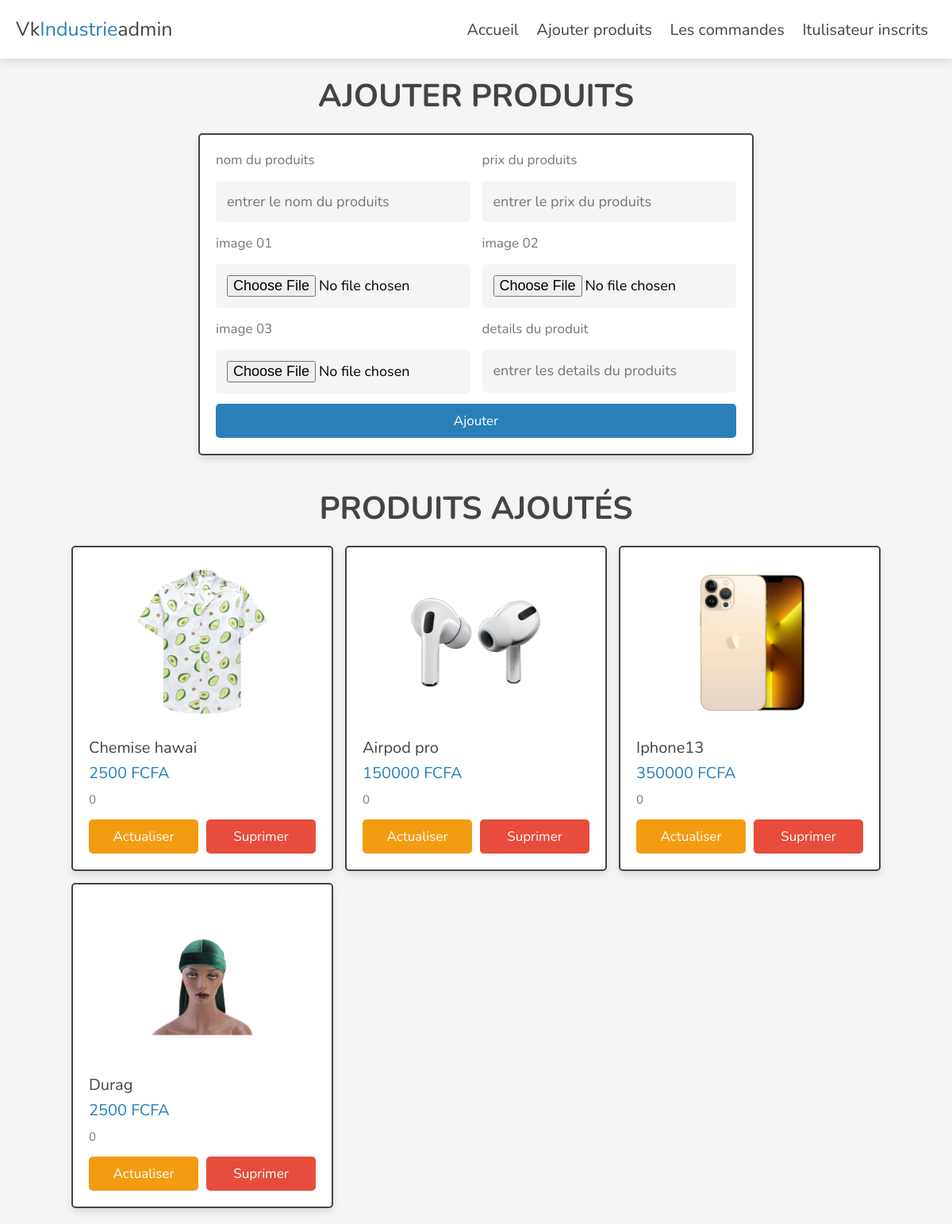
/admin/products.php, run on the app's committed database.
### tables this page shows
CREATE TABLE `products` (
  `id` int(100) NOT NULL,
  `name` varchar(100) NOT NULL,
  `details` int(255) NOT NULL,
  `price` int(10) NOT NULL,
  `image_01` varchar(100) NOT NULL,
  `image_02` varchar(100) NOT NULL,
  `image_03` varchar(100) NOT NULL
);

### admin/products.php (the view, shortened to what this page needs)
<?php
include '../components/connect.php';
?>
<!DOCTYPE html>
<html lang="en">
<head>
   <link rel="stylesheet" href="https://cdnjs.cloudflare.com/ajax/libs/font-awesome/6.1.1/css/all.min.css">
   <link rel="stylesheet" href="../css/admin_style.css">
</head>
<body>
<?php include '../components/admin_header.php'; ?>
<section class="add-products">
   <h1 class="heading">Ajouter produits</h1>
   <form action="" method="post" enctype="multipart/form-data">
      <div class="flex">
         <div class="inputBox">
            <span>nom du produits</span>
            <input type="text" class="box" required maxlength="100" placeholder="entrer le nom du produits" name="name">
         </div>
         <div class="inputBox">
            <span>prix du produits</span>
            <input type="number" min="0" class="box" required max="9999999999" placeholder="entrer le prix du produits" onkeypress="if(this.value.length == 10) return false;" name="price">
         </div>
        <div class="inputBox">
            <span>image 01 </span>
            <input type="file" name="image_01" accept="image/jpg, image/jpeg, image/png, image/webp" class="box" required>
        </div>
        <div class="inputBox">
            <span>image 02</span>
            <input type="file" name="image_02" accept="image/jpg, image/jpeg, image/png, image/webp" class="box" required>
        </div>
        <div class="inputBox">
            <span>image 03 </span>
            <input type="file" name="image_03" accept="image/jpg, image/jpeg, image/png, image/webp" class="box" required>
        </div>
         <div class="inputBox">
            <span>details du produit</span>
            <textarea name="details" placeholder="entrer les details du produits" class="box" required maxlength="500" cols="30" rows="10"></textarea>
         </div>
      </div>
      <input type="submit" value="Ajouter" class="btn" name="add_product">
   </form>
</section>
<section class="show-products">
   <h1 class="heading">produits ajoutés</h1>
   <div class="box-container">
   <?php
      $select_products = $conn->prepare("SELECT * FROM `products`");
      $select_products->execute();
      if($select_products->rowCount() > 0){
         while($fetch_products = $select_products->fetch(PDO::FETCH_ASSOC)){
   ?>
   <div class="box">
      <img src="../uploaded_img/<?= $fetch_products['image_01']; ?>" alt="">
      <div class="name"><?= $fetch_products['name']; ?></div>
      <div class="price"><span><?= $fetch_products['price']; ?></span> FCFA</div>
      <div class="details"><span><?= $fetch_products['details']; ?></span></div>
      <div class="flex-btn">
         <a href="update_product.php?update=<?= $fetch_products['id']; ?>" class="option-btn">actualiser</a>
         <a href="products.php?delete=<?= $fetch_products['id']; ?>" class="delete-btn" onclick="return confirm('delete this product?');">suprimer</a>
      </div>
   </div>
   <?php
         }
      }else{
         echo '<p class="empty">aucun produit ajouté pour le moment !</p>';
      }
   ?>
   </div>
</section>
</body>
</html>

### css/admin_style.css (style rules this page uses)
:root { --main-color:#2980b9; --orange:#f39c12; --red:#e74c3c; --black:#444; --white:#fff; --light-color:#777; --light-bg:#f5f5f5; --border:.2rem solid var(--black); --box-shadow:0 .5rem 1rem rgba(0,0,0,.1); }
* { font-family: 'Nunito', sans-serif; margin:0; padding:0; box-sizing: border-box; outline: none; border:none; text-decoration: none; }
html { font-size: 62.5%; overflow-x: hidden; }
body { background-color: var(--light-bg); }
section { padding:2rem; max-width: 1200px; margin:0 auto; }
.heading { font-size: 4rem; color:var(--black); margin-bottom: 2rem; text-align: center; text-transform: uppercase; }
.btn, .delete-btn, .option-btn { display: block; width: 100%; margin-top: 1rem; border-radius: .5rem; padding:1rem 3rem; font-size: 1.7rem; text-transform: capitalize; color:var(--white); cursor: pointer; text-align: center; }
.btn { background-color: var(--main-color); }
.option-btn { background-color: var(--orange); }
.delete-btn { background-color: var(--red); }
.flex-btn { display: flex; gap:1rem; }
.add-products form { max-width: 70rem; margin: 0 auto; background-color: var(--white); box-shadow: var(--box-shadow); border:var(--border); border-radius: .5rem; padding:2rem; }
.add-products form .flex { display: flex; gap:1.5rem; flex-wrap: wrap; }
.add-products form .flex .inputBox { flex:1 1 25rem; }
.add-products form span { font-size:1.7rem; color:var(--light-color); }
.add-products form .box { font-size: 1.8rem; background-color: var(--light-bg); border-radius: .5rem; padding:1.4rem; width: 100%; margin-top: 1.5rem; }
.add-products form textarea { height: 5.4rem; resize: none; }
.show-products .box-container { display: grid; grid-template-columns: repeat(auto-fit, 33rem); gap:1.5rem; justify-content: center; align-items: flex-start; }
.show-products .box-container .box { background-color: var(--white); box-shadow: var(--box-shadow); border-radius: .5rem; border:var(--border); padding:2rem; }
.show-products .box-container .box img { width: 100%; height: 20rem; object-fit: contain; margin-bottom: 1.5rem; }
.show-products .box-container .box .name { font-size: 2rem; color:var(--black); }
.show-products .box-container .box .price { font-size: 2rem; color:var(--main-color); margin:.5rem 0; }
.show-products .box-container .box .details { font-size: 1.5rem; color:var(--light-color); line-height: 2; }

### data on the page
products: image_01 (picture), name "Chemise hawai", price "2500", details "0"
products: image_01 (picture), name "Airpod pro", price "150000", details "0"
products: image_01 (picture), name "Iphone13", price "350000", details "0"
products: image_01 (picture), name "Durag", price "2500", details "0"
